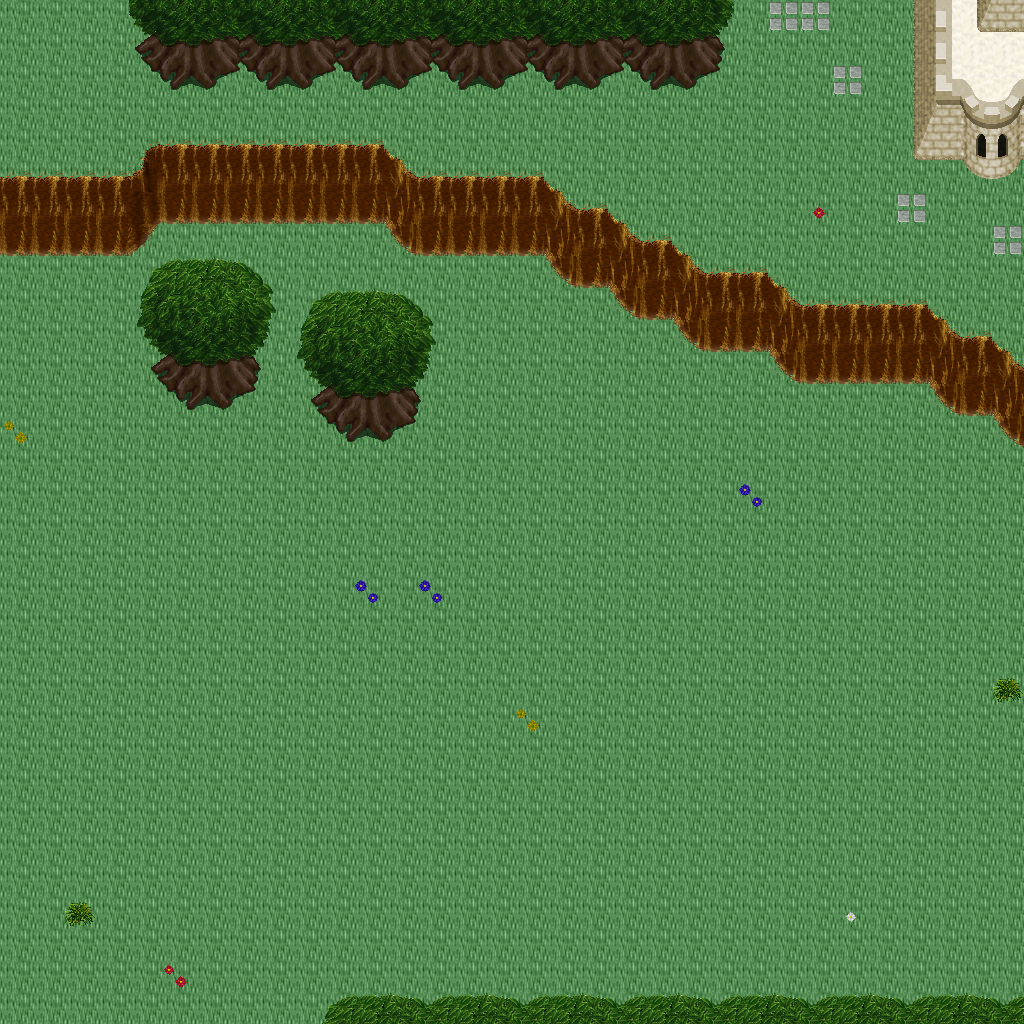

A 2D game scene composited from a Tiled map and its tileset images. What follows is a short description and the map's XML, with each tile layer's data collapsed to a summary:
An orthogonal 32x32 tile map with 32x32 px tiles, 5 tile layers (Ground, Objects, Objects2, Above, ...), 1 hidden layer not drawn, 21 tilesets.

<map version="1.10" tiledversion="1.11.0" orientation="orthogonal" renderorder="right-down" width="32" height="32" tilewidth="32" tileheight="32" infinite="0" nextlayerid="11" nextobjectid="1">
 <tileset firstgid="1" name="ground_ground" tilewidth="32" tileheight="32" tilecount="33" columns="3">
  <image source="../drawable/ground_ground.png" width="96" height="352" />
 </tileset>
 <tileset firstgid="34" name="ground_water_pool" tilewidth="32" tileheight="32" tilecount="72" columns="3">
  <image source="../drawable/ground_water_pool.png" width="96" height="768" />
 </tileset>
 <tileset firstgid="106" name="ground_ridge_earth_dark" tilewidth="32" tileheight="32" tilecount="96" columns="12">
  <image source="../drawable/ground_ridge_earth_dark.png" width="384" height="256" />
 </tileset>
 <tileset firstgid="202" name="ground_grass_edges" tilewidth="32" tileheight="32" tilecount="36" columns="12">
  <image source="../drawable/ground_grass_edges.png" width="384" height="96" />
 </tileset>
 <tileset firstgid="238" name="ground_earth_edges" tilewidth="32" tileheight="32" tilecount="18" columns="6">
  <image source="../drawable/ground_earth_edges.png" width="192" height="96" />
 </tileset>
 <tileset firstgid="256" name="ground_grass_corners" tilewidth="32" tileheight="32" tilecount="24" columns="6">
  <image source="../drawable/ground_grass_corners.png" width="192" height="128" />
 </tileset>
 <tileset firstgid="280" name="plant_flower_daisy_blue" tilewidth="32" tileheight="32" tilecount="8" columns="2">
  <image source="../drawable/plant_flower_daisy_blue.png" width="64" height="128" />
 </tileset>
 <tileset firstgid="288" name="plant_flower_daisy_yellow" tilewidth="32" tileheight="32" tilecount="8" columns="2">
  <image source="../drawable/plant_flower_daisy_yellow.png" width="64" height="128" />
 </tileset>
 <tileset firstgid="296" name="plant_bush_bushes" tilewidth="32" tileheight="32" tilecount="10" columns="5">
  <image source="../drawable/plant_bush_bushes.png" width="160" height="64" />
 </tileset>
 <tileset firstgid="306" name="plant_flower_daisy_red" tilewidth="32" tileheight="32" tilecount="8" columns="2">
  <image source="../drawable/plant_flower_daisy_red.png" width="64" height="128" />
 </tileset>
 <tileset firstgid="314" name="plant_flower_daisy_white" tilewidth="32" tileheight="32" tilecount="8" columns="2">
  <image source="../drawable/plant_flower_daisy_white.png" width="64" height="128" />
 </tileset>
 <tileset firstgid="322" name="logic_collision" tilewidth="32" tileheight="32" tilecount="1" columns="1">
  <image source="../drawable/logic_collision.png" width="32" height="32" />
 </tileset>
 <tileset firstgid="323" name="plant_tree_tree_green" tilewidth="32" tileheight="32" tilecount="88" columns="8">
  <image source="../drawable/plant_tree_tree_green.png" width="256" height="352" />
 </tileset>
 <tileset firstgid="411" name="building_castle" tilewidth="32" tileheight="32" tilecount="320" columns="20">
  <image source="../drawable/building_castle.png" width="640" height="512" />
 </tileset>
 <tileset firstgid="731" name="object_tent" tilewidth="32" tileheight="32" tilecount="9" columns="3">
  <image source="../drawable/object_tent.png" width="96" height="96" />
 </tileset>
 <tileset firstgid="740" name="logic_item_sheepfood" tilewidth="32" tileheight="32" tilecount="1" columns="1">
  <image source="../drawable/logic_item_sheepfood.png" width="32" height="32" />
 </tileset>
 <tileset firstgid="741" name="logic_creature_fairy" tilewidth="32" tileheight="32" tilecount="4" columns="4">
  <image source="../drawable/logic_creature_fairy.png" width="128" height="32" />
 </tileset>
 <tileset firstgid="745" name="logic_item_resources" tilewidth="32" tileheight="32" tilecount="6" columns="6">
  <image source="../drawable/logic_item_resources.png" width="192" height="32" />
 </tileset>
 <tileset firstgid="751" name="logic_portal" tilewidth="32" tileheight="32" tilecount="24" columns="8">
  <image source="../drawable/logic_portal.png" width="256" height="96" />
 </tileset>
 <tileset firstgid="775" name="ground_green_paving" tilewidth="32" tileheight="32" tilecount="18" columns="3">
  <image source="../drawable/ground_green_paving.png" width="96" height="192" />
 </tileset>
 <tileset firstgid="793" name="logic_protection" tilewidth="32" tileheight="32" tilecount="2" columns="2">
  <image source="../drawable/logic_protection.png" width="64" height="32" />
 </tileset>
 <layer id="1" name="Ground" width="32" height="32">
  <data>[1024 cells, 1024 non-empty, 2 distinct tile ids]</data>
 </layer>
 <layer id="2" name="Objects" width="32" height="32">
  <data>[1024 cells, 187 non-empty, 48 distinct tile ids]</data>
 </layer>
 <layer id="3" name="Objects2" width="32" height="32">
  <data>[1024 cells, 0 non-empty, 0 distinct tile ids]</data>
 </layer>
 <layer id="4" name="Above" width="32" height="32">
  <data>[1024 cells, 77 non-empty, 27 distinct tile ids]</data>
 </layer>
 <layer id="5" name="Above2" width="32" height="32">
  <data>[1024 cells, 0 non-empty, 0 distinct tile ids]</data>
 </layer>
 <layer id="6" name="Walkable" width="32" height="32" visible="0">
  <data>[1024 cells, 168 non-empty, 1 distinct tile ids]</data>
 </layer>
 <objectgroup id="7" name="Mapevents" />
 <objectgroup id="8" name="Spawn" />
 <objectgroup id="9" name="Keys" />
 <objectgroup id="10" name="Replace" />
</map>
